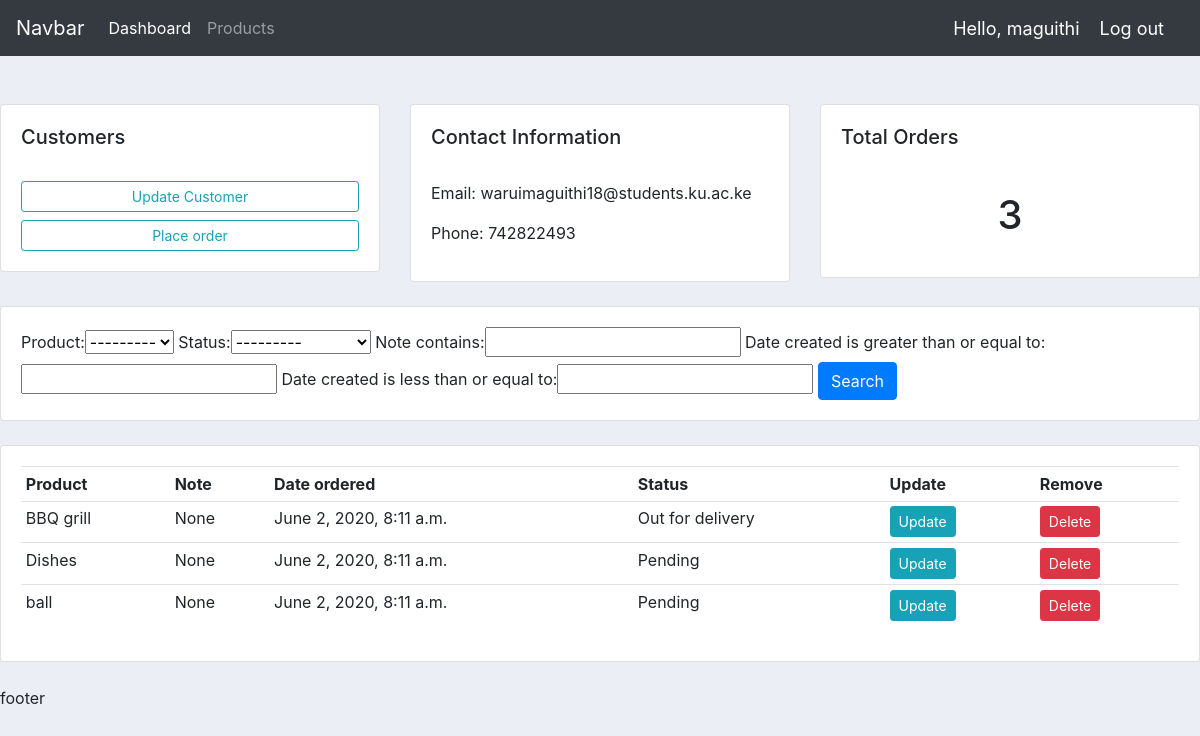
Screenshot of /customers/1/ (signed in) with the database file from the repository.
### accounts/models.py (models this page shows, shortened)
class Customer(models.Model):  # cascde means if model is deleted the relationship is also deleted
    user = models.OneToOneField(User, null=True, blank=True, on_delete=models.CASCADE)  # extending this model to cater for users
    name = models.CharField(max_length=500, null=True)
    phone = models.IntegerField(null=True)
    email = models.EmailField(null=True)
    profile_pic = models.ImageField(default='car.jpg', null=True, blank=True)
    date_created = models.DateTimeField(auto_now_add=True, null=True)

class Order(models.Model):
    STATUS = (
        ('Pending', 'Pending'),
        ('Out for delivery', 'Out for delivery'),
        ('Delivered', 'Delivered'),
    )
    customer = models.ForeignKey(Customer, null=True, on_delete=models.SET_NULL)
    product = models.ForeignKey(Product, null=True, on_delete=models.SET_NULL)
    date_created = models.DateTimeField(auto_now_add=True, null=True)
    status = models.CharField(max_length=500, null=True, choices=STATUS)
    note = models.CharField(max_length=500, null=True)

class Product(models.Model):
    CATEGORY = (
        ('Indoor', 'Indoor'),
        ('Out Door', 'Out Door'),
    )
    tag = models.ManyToManyField(Tag)
    name = models.CharField(max_length=500, null=True)
    price = models.FloatField(null=True)
    category = models.CharField(max_length=500, null=True, choices=CATEGORY)
    description = models.CharField(max_length=500, null=True, blank=True)
    date_created = models.DateTimeField(auto_now_add=True, null=True)
    def __str__(self):
        return self.name

### accounts/decorators.py (the view)
        def wrapper_func(request, *args, **kwargs):  # checks the allowed roles and enforces them
            group = None
            if request.user.groups.exists():
                group = request.user.groups.all()[0].name
            if group in allowed_roles:
                return view_func(request, *args, **kwargs)
            else:
                return HttpResponse('You are not authorised to view this page')

### accounts/views.py (called while the page is built)
@login_required(login_url='login')
@allowed_users(allowed_roles=['admin'])
def customers(request, pk):
    customer = Customer.objects.get(id=pk)
    orders = customer.order_set.all()
    total_orders = orders.count()
    myfilter = OrderFilter(request.GET, queryset=orders)
    orders = myfilter.qs
    context_dict = {
        'customer': customer,
        'orders': orders,
        'total_orders': total_orders,
        'myfilter': myfilter,
    }
    return render(request, 'accounts/customers.html', context=context_dict)

### templates/accounts/customers.html
{% extends 'accounts/main.html' %}
{% load static %}
{% block content %}
    <br>
   <div class="row">
       <div class="col-md">
         <div class="card card-body">
           <h5>Customers</h5>
             <br>
             <a class="btn btn-outline-info btn-sm btn-block" href="">Update Customer</a>
             <a class="btn btn-outline-info btn-sm btn-block" href="{% url 'create_order' customer.id %}">Place order</a>
         </div>
       </div>
       <div class="col-md">
         <div class="card card-body">
           <h5>Contact Information</h5>
             <br>
             <p>Email: {{customer.email}}</p>
             <p>Phone: {{customer.phone}}</p>
         </div>
       </div>
       <div class="col-md">
         <div class="card card-body">
           <h5>Total Orders</h5>
             <br>
             <h1 style="text-align: center; padding: 10px">{{total_orders}}</h1>
         </div>
       </div>
   </div>
    <br>
    <div class="row">
        <div class="col">
            <div class="card card-body">
                <form method="get">
                    {{myfilter.form}}
                    <button class="btn btn-primary" type="submit">Search</button>
                </form>
            </div>
        </div>
    </div>
    <br>
    <div class="row">
        <div class="col-md">
            <div class="card card-body">
                <table class="table table-sm">
                    <tr>
                        <th>Product</th>
                        <th>Note</th>
                        <th>Date ordered</th>
                        <th>Status</th>
                        <th>Update</th>
                        <th>Remove</th>
                    </tr>
                    {% for order in orders %}
                    <tr>
                        <td>{{order.product}}</td>
                        <td>{{order.note}}</td>
                        <td>{{order.date_created}}</td>
                        <td>{{order.status}}</td>
                        <td><a class="btn btn-sm btn-info" href="{% url 'update_order' order.id %}">Update</a></td>
                        <td><a class="btn btn-sm btn-danger" href="{% url 'delete_order' order.id %}">Delete</a></td>
                    </tr>
                    {% endfor %}
                </table>
            </div>
        </div>
    </div>
{% endblock %}

### templates/accounts/navbar.html (shortened to what this page needs)
<nav class="navbar navbar-expand-lg navbar-dark bg-dark">
  <a class="navbar-brand" href="#">Navbar</a>
  <div class="collapse navbar-collapse" id="navbarNavDropdown">
    <ul class="navbar-nav">
      {% if request.user.is_staff %}
      <li class="nav-item active">
        <a class="nav-link" href="{% url 'home' %}">Dashboard </a>
      </li>
      <li class="nav-item">
        <a class="nav-link" href="{% url 'products' %}">Products</a>
      </li>
      {% else %}
      <li class="nav-item">
        <a class="nav-link" href="{% url 'account' %}">Settings</a>
      </li>
      {% endif %}
    </ul>
  </div>
  <span class="nav_user">Hello, {{request.user}} </span>
  <span ><a class="nav_user" href="{% url 'logout' %}">Log out</a> </span>
</nav>

### static/css/main.css (style rules this page uses)
body { background-color: #ebeff5; }

### templates/accounts/navbar.html (style rules this page uses)
.nav_user { font-size: 18px; color: #fff; margin-right: 20px; }

### rows the page displays
Customer: email "waruimaguithi18@students.ku.ac.ke", phone "742822493"
Order: product "BBQ grill", note "None", date_created "June 2, 2020, 8:11 a.m.", status "Out for delivery"
Order: product "Dishes", note "None", date_created "June 2, 2020, 8:11 a.m.", status "Pending"
Order: product "ball", note "None", date_created "June 2, 2020, 8:11 a.m.", status "Pending"

### other values shown
{{ request.user }} "maguithi"
{{ total_orders }} "3"
